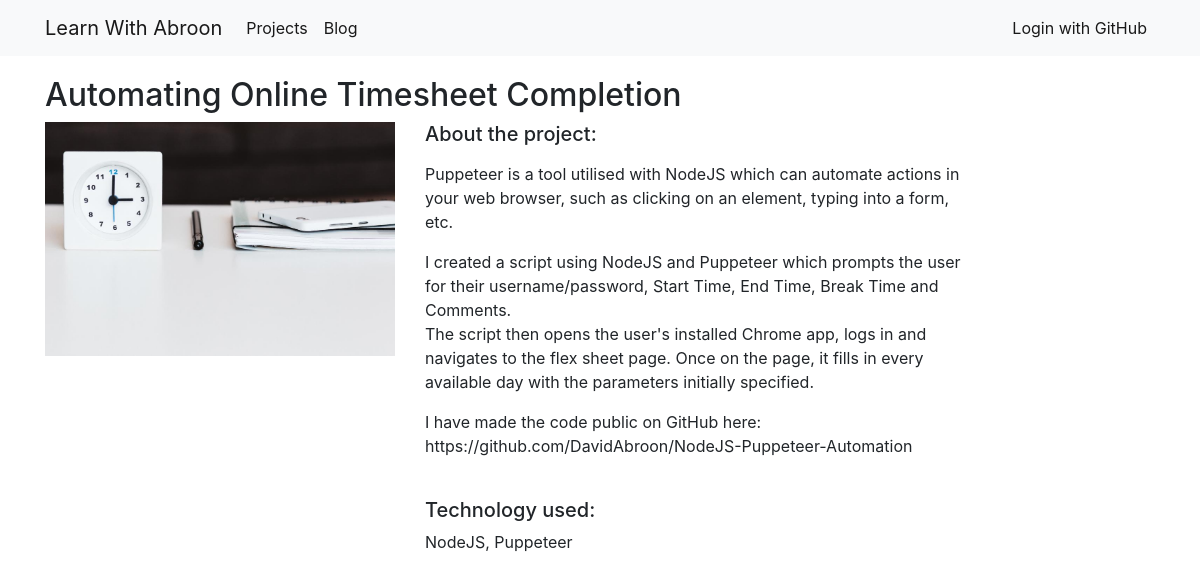
The app's page /projects/2/ with its own data.
### projects/models.py (models this page shows, shortened)
class Project(models.Model):
    title = models.CharField(max_length=100)
    description = models.TextField()
    technology = models.CharField(max_length=20)
    image = models.ImageField(upload_to='img/')

### projects/views.py (the view)
# urls.py: path("<int:pk>/", views.project_detail, name="project_detail"),
def project_detail(request, pk):
    project = Project.objects.get(pk=pk)
    context = {
        'project': project
    }
    return render(request, 'project_detail.html', context)

### projects/templates/project_detail.html (shortened to what this page needs)
{% extends "base.html" %}
{% load static %}
{% block page_content %}
        <h2>{{ project.title }}</h2>
<div class="row">
    <div class="col-md-4">
        <img src="{% static project.image %}" alt="" width="100%">
    </div>
    <div class="col-md-6">
        <h5>About the project:</h5>
        <p>{{ project.description|linebreaks }}</p>
        <br>
        <h5>Technology used:</h5>
        <p>{{ project.technology }}</p>
    </div>
</div>
{% endblock %}

### records on screen
Project: title "Automating Online Timesheet Completion", image (picture), description "Puppeteer is a tool utilised with NodeJS which can automate actions in your web browser, such as clicking on an element, typing into a form, etc. I created a script using NodeJS and Puppeteer which prompts the user for their username/password, Start Time, End Time, Break Time and Comments. The script then opens the user's installed Chrome app, logs in and navigates to the flex sheet page. Once on the page, it fills in every available day with the parameters initially specified. I have made the code public on GitHub here: https://github.com/DavidAbroon/NodeJS-Puppeteer-Automation", technology "NodeJS, Puppeteer"
